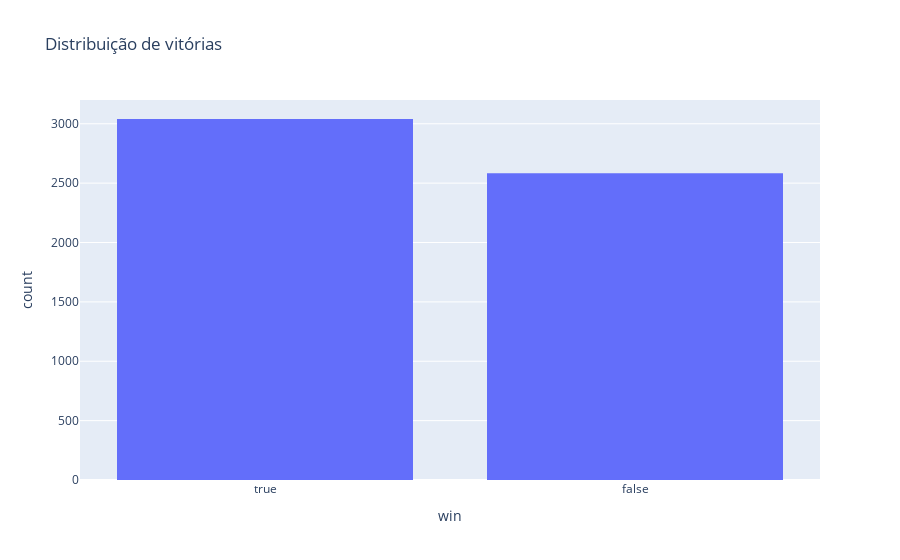

The code cell stored with this chart in its notebook:
### Code cell
px.histogram(leaguedata,
            x = 'win', title='Distribuição de vitórias').update_xaxes(categoryorder='total descending')

### Figure 1 — Plotly figure (JSON) as saved in the notebook; plotly's stock layout.template omitted (floating-point values rounded to 4 significant figures; data arrays with more than 128 entries replaced by an {"elided": "..."} marker saying what was removed)
{"data": [{"alignmentgroup": "True", "bingroup": "x", "hovertemplate": "win=%{x}<br>count=%{y}<extra></extra>", "legendgroup": "", "marker": {"color": "#636efa", "pattern": {"shape": ""}}, "name": "", "offsetgroup": "", "orientation": "v", "showlegend": false, "type": "histogram", "x": {"elided": "5624 bool values"}, "xaxis": "x", "yaxis": "y"}], "layout": {"barmode": "relative", "legend": {"tracegroupgap": 0}, "title": {"text": "Distribuição de vitórias"}, "xaxis": {"anchor": "y", "categoryorder": "total descending", "domain": [0, 1], "title": {"text": "win"}}, "yaxis": {"anchor": "x", "domain": [0, 1], "title": {"text": "count"}}}}
